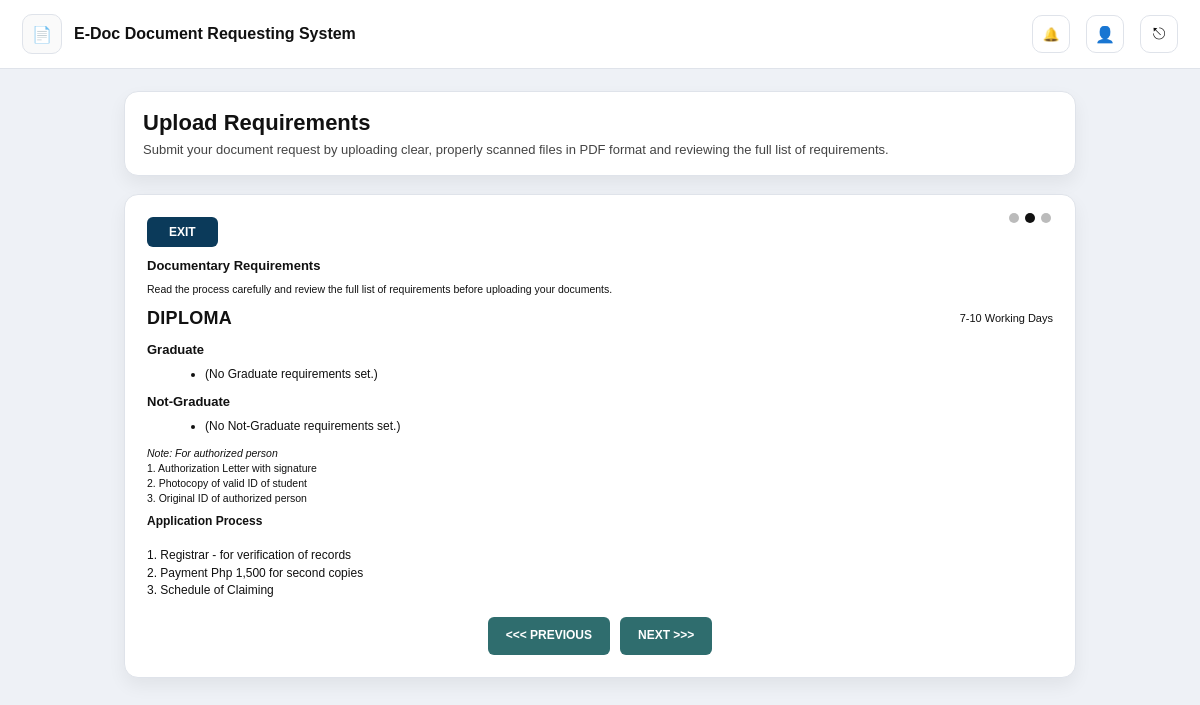
Screenshot of /user/upload_requirements_view.php?document_type=DIPLOMA (signed in) with the database file from the repository.
### tables this page shows
CREATE TABLE `document_process` (
  `id` int(11) NOT NULL,
  `document_type` varchar(80) NOT NULL,
  `working_days` varchar(30) DEFAULT NULL,
  `process_html` mediumtext NOT NULL,
  `description` text DEFAULT NULL,
  `last_updated` datetime DEFAULT current_timestamp(),
  `updated_by` int(11) DEFAULT NULL
);

### user/upload_requirements_view.php (the view, shortened to what this page needs)
<?php
require_once __DIR__ . "/../includes/helpers.php";
$document_type = trim($_GET["document_type"] ?? "");
$docUpper = strtoupper($document_type);
$pStmt = $conn->prepare("SELECT working_days, process_html FROM document_process WHERE document_type = ? LIMIT 1");
$pStmt->bind_param("s", $document_type);
$pStmt->execute();
$proc = $pStmt->get_result()->fetch_assoc();
$workingDays = $proc["working_days"] ?? "";
$processHtml = $proc["process_html"] ?? "<b>Application Process</b><br><br>(No process content set yet.)";
$grad = [];
$notgrad = [];
?>
<!DOCTYPE html>
<html>
<head>
  <link rel="stylesheet" href="../assets/css/upload_requirements.css">
</head>
<body>
<header class="topbar">
  <div class="brand">
    <div class="logo">📄</div>
    <div>E-Doc Document Requesting System</div>
  </div>
  <div class="top-icons">
    <button class="icon-btn">🔔</button>
    <div class="icon-btn"><a href="profile.php">👤</a></div>
    <div class="icon-btn"><a href="../auth/logout.php">⎋</a></div>
  </div>
</header>
<main class="container">
  <section class="banner">
    <h1>Upload Requirements</h1>
    <p>Submit your document request by uploading clear, properly scanned files in PDF format and reviewing the full list of requirements.</p>
  </section>
  <section class="panel">
    <a class="exit-btn" href="dashboard.php">EXIT</a>
    <div class="dots">
      <div class="dot"></div><div class="dot active"></div><div class="dot"></div>
    </div>
    <div class="content">
      <div class="section">
        <h3>Documentary Requirements</h3>
        <div class="small-note">Read the process carefully and review the full list of requirements before uploading your documents.</div>
        <div class="doc-head">
          <div class="doc-title"><?= htmlspecialchars($docUpper) ?></div>
          <div class="workdays"><?= htmlspecialchars($workingDays) ?></div>
        </div>
        <h3>Graduate</h3>
        <ul>
          <?php if (count($grad)===0): ?><li>(No Graduate requirements set.)</li>
          <?php else: foreach($grad as $x): ?><li><?= htmlspecialchars($x) ?></li><?php endforeach; endif; ?>
        </ul>
        <h3>Not-Graduate</h3>
        <ul>
          <?php if (count($notgrad)===0): ?><li>(No Not-Graduate requirements set.)</li>
          <?php else: foreach($notgrad as $x): ?><li><?= htmlspecialchars($x) ?></li><?php endforeach; endif; ?>
        </ul>
        <div class="small-note">
          <i>Note: For authorized person</i><br>
          1. Authorization Letter with signature<br>
          2. Photocopy of valid ID of student<br>
          3. Original ID of authorized person
        </div>
        <div class="section">
          <?= $processHtml ?>
        </div>
        <div class="actions">
          <a class="btn prev" href="upload_requirements.php" style="text-decoration:none;display:inline-block;">&lt;&lt;&lt; PREVIOUS</a>
          <a class="btn next" href="upload_requirements_upload.php" style="text-decoration:none;display:inline-block;">NEXT &gt;&gt;&gt;</a>
        </div>
      </div>
    </div>
  </section>
</main>
</body>
</html>

### assets/css/upload_requirements.css (style rules this page uses)
* { box-sizing:border-box; }
body { margin:0; font-family:Arial,sans-serif; background:#eef1f6; color:#111; }
.topbar { background:#fff; border-bottom:1px solid #dfe3ea; padding:14px 22px; display:flex; align-items:center; justify-content:space-between; }
.brand { display:flex; align-items:center; gap:12px; font-weight:700; }
.logo { width:40px;height:40px;border-radius:10px;border:1px solid #dfe3ea;background:#fafafa; display:flex;align-items:center;justify-content:center; }
.top-icons { display:flex; gap:16px; align-items:center; }
.icon-btn { width:38px;height:38px;border-radius:10px;border:1px solid #dfe3ea;background:#fff; cursor:pointer; display:flex;align-items:center;justify-content:center; }
.icon-btn a { text-decoration:none; color:#111; width:100%; height:100%; display:flex;align-items:center;justify-content:center; }
.container { max-width:980px; margin:22px auto 60px; padding:0 14px; }
.banner { background:#fff; border:1px solid #dfe3ea; border-radius:14px; padding:18px; box-shadow:0 8px 18px rgba(0,0,0,.06); }
.banner h1 { margin:0; font-size:22px; }
.banner p { margin:6px 0 0; color:#444; font-size:13px; }
.panel { margin-top:18px; background:#fff; border:1px solid #dfe3ea; border-radius:14px; padding:22px; box-shadow:0 8px 18px rgba(0,0,0,.06); position:relative; }
.exit-btn { display:inline-block; padding:8px 22px; border-radius:6px; background:#0b3a5a; color:#fff; text-decoration:none; font-weight:900; font-size:12px; }
.dots { position:absolute; top:18px; right:24px; display:flex; gap:6px; }
.dot { width:10px; height:10px; border-radius:50%; background:#bbb; }
.dot.active { background:#111; }
.actions { display:flex; justify-content:center; gap:10px; margin-top:18px; }
.btn { border:none; cursor:pointer; padding:10px 18px; border-radius:6px; font-weight:900; font-size:12px; }
.btn.next { background:#2f6d6e; color:#fff; }
.btn.prev { background:#2f6d6e; color:#fff; }
.content { font-size:12px; line-height:1.45; }
.doc-head { display:flex; justify-content:space-between; align-items:flex-start; margin-top:8px; }
.doc-title { font-weight:900; font-size:18px; letter-spacing:.3px; }
.workdays { font-size:11px; margin-top:6px; }
.section h3 { margin:10px 0 6px; font-size:13px; font-weight:900; }
ul { margin:6px 0 10px 18px; }
.small-note { font-size:10.5px; margin:6px 0; }

### rows the page displays
document_process: working_days "7-10 Working Days", process_html "Application Process 1. Registrar - for verification of records 2. Payment Php 1,500 for second copies 3. Schedule of Claiming"

### other values shown
$docUpper "DIPLOMA"
